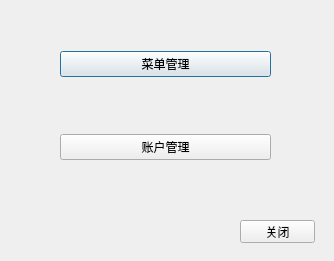
<?xml version="1.0" encoding="UTF-8"?>
<ui version="4.0">
 <class>ui_admin</class>
 <widget class="QDialog" name="ui_admin">
  <property name="geometry">
   <rect>
    <x>0</x>
    <y>0</y>
    <width>334</width>
    <height>261</height>
   </rect>
  </property>
  <property name="windowTitle">
   <string>Dialog</string>
  </property>
  <widget class="QWidget" name="verticalLayoutWidget">
   <property name="geometry">
    <rect>
     <x>60</x>
     <y>0</y>
     <width>211</width>
     <height>211</height>
    </rect>
   </property>
   <layout class="QVBoxLayout" name="verticalLayout">
    <item>
     <widget class="QPushButton" name="pushButton">
      <property name="text">
       <string>菜单管理</string>
      </property>
     </widget>
    </item>
    <item>
     <widget class="QPushButton" name="pushButton_4">
      <property name="text">
       <string>账户管理</string>
      </property>
     </widget>
    </item>
   </layout>
  </widget>
  <widget class="QPushButton" name="pushButton_6">
   <property name="geometry">
    <rect>
     <x>240</x>
     <y>220</y>
     <width>75</width>
     <height>23</height>
    </rect>
   </property>
   <property name="text">
    <string>关闭</string>
   </property>
  </widget>
 </widget>
 <resources/>
 <connections/>
</ui>
